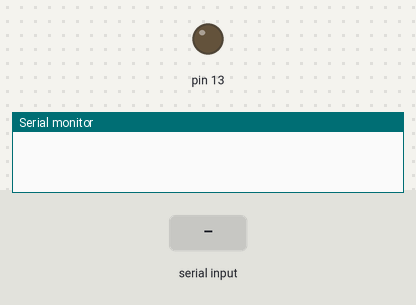
This sketch was run on a simulated Arduino Uno, built with avr-gcc and run on an emulated ATmega328P. On the bench: output pins drawn as LEDs (lit = HIGH), the last lines printed to the serial monitor. Inputs (shaded band) come from the test bench.

Above: at 1.2 s.
1.3 s: "0" received over Serial
At 1.7 s:
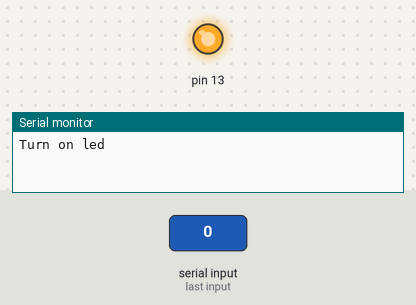
2.8 s: "1" received over Serial
At 4.1 s:
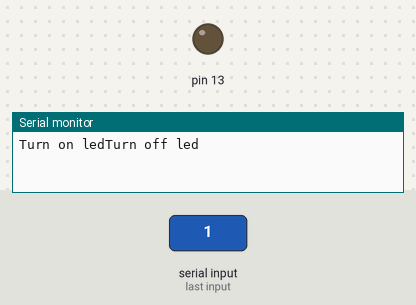
Timing chart, 0 to 5.8 s (numbered marks = the images above; inputs shaded):
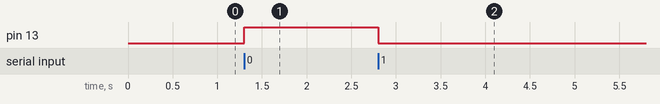

The sketch:

serialCom_hyperterminal.ino
```cpp
void setup() {
  // put your setup code here, to run once:
  Serial.begin(9600);
  pinMode(13,OUTPUT);
}

void loop() {
  // put your main code here, to run repeatedly:

  if(Serial.available()){

    char ch = Serial.read();

    if(ch == '0'){

      digitalWrite(13,HIGH);
      Serial.print("Turn on led");
    }

    if(ch == '1'){

      digitalWrite(13,LOW);
      Serial.print("Turn off led");
    }


  }


}
```

Measured:
- after the input at 1.3 s, pin 13: LOW → HIGH at once
- after the input at 2.8 s, pin 13: HIGH → LOW at once
